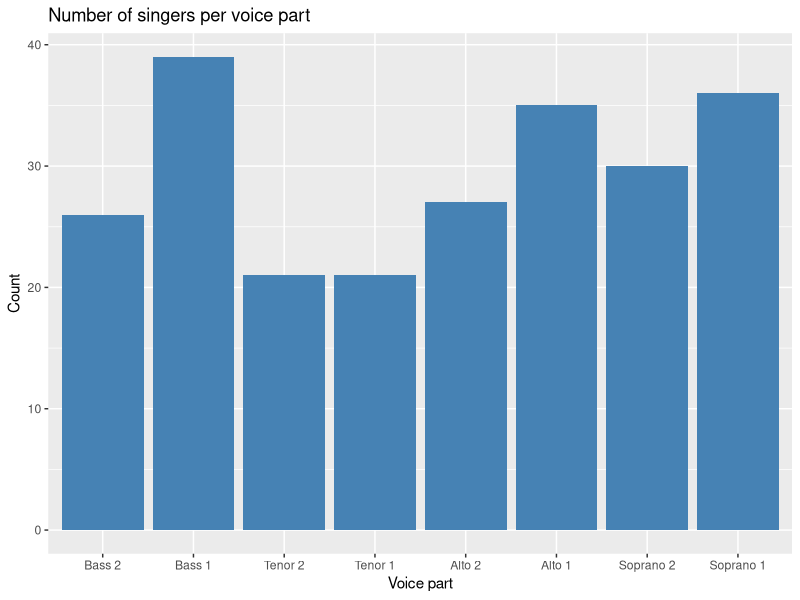
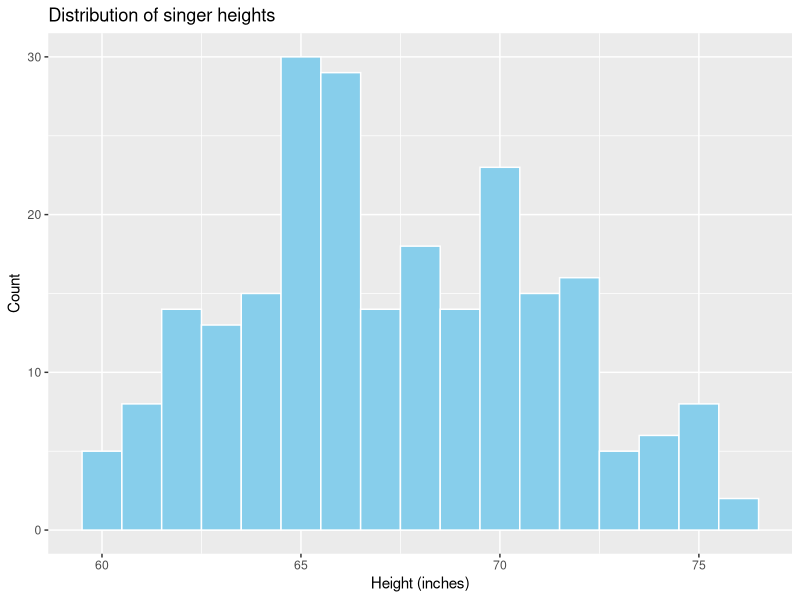
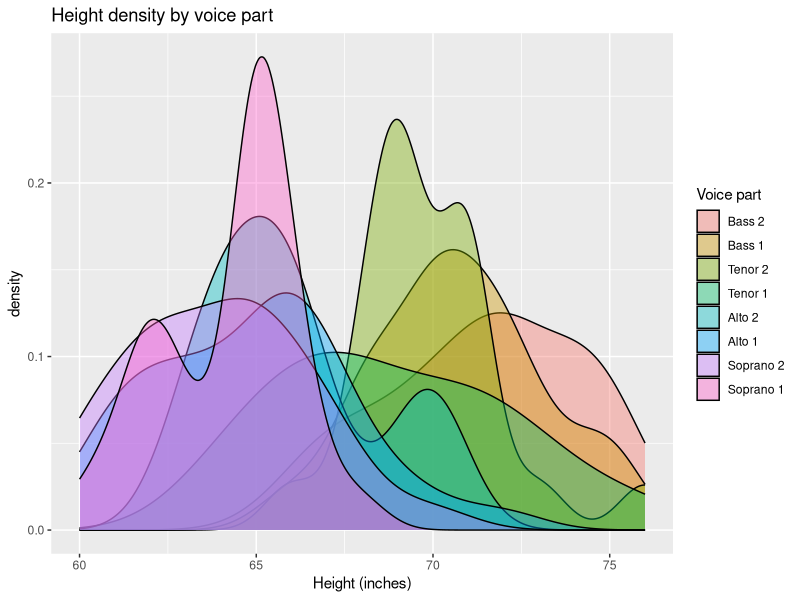
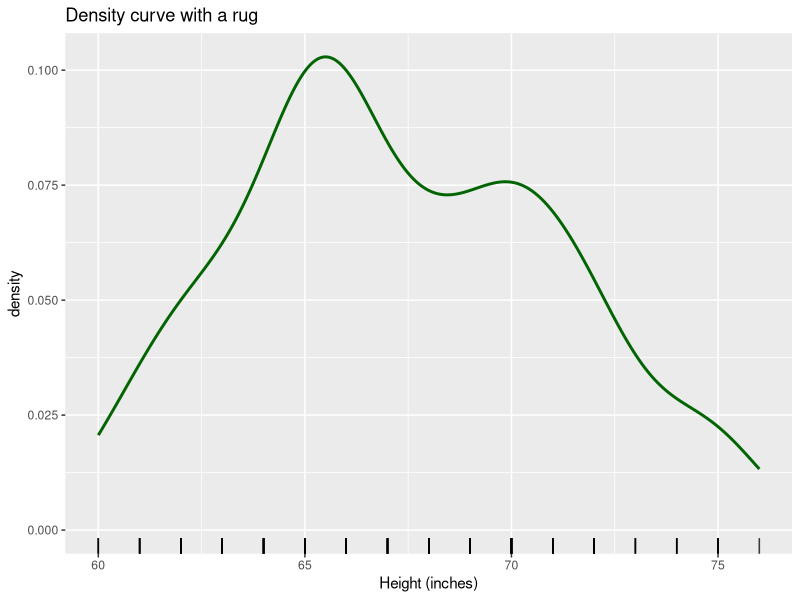
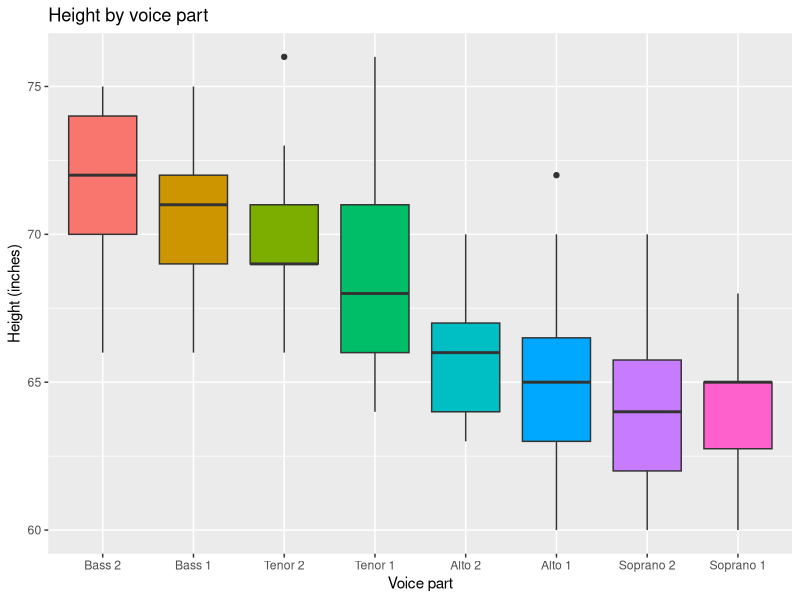
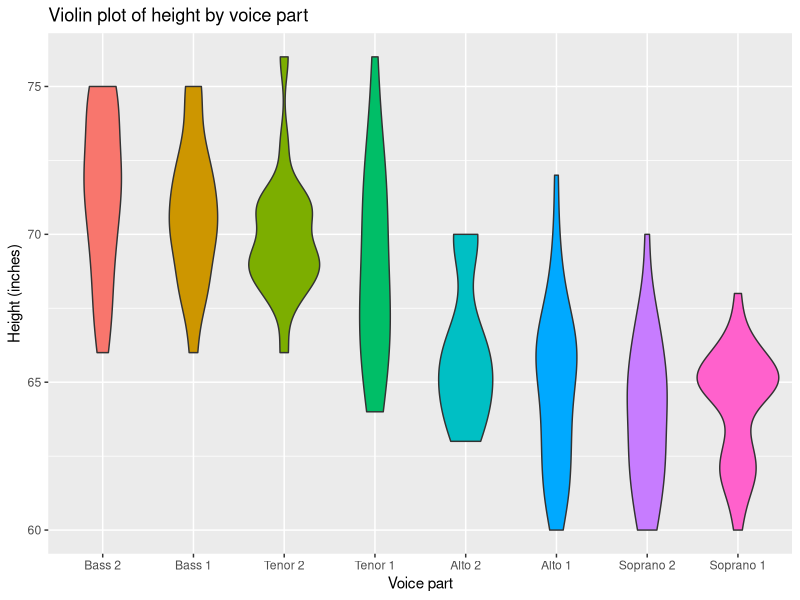
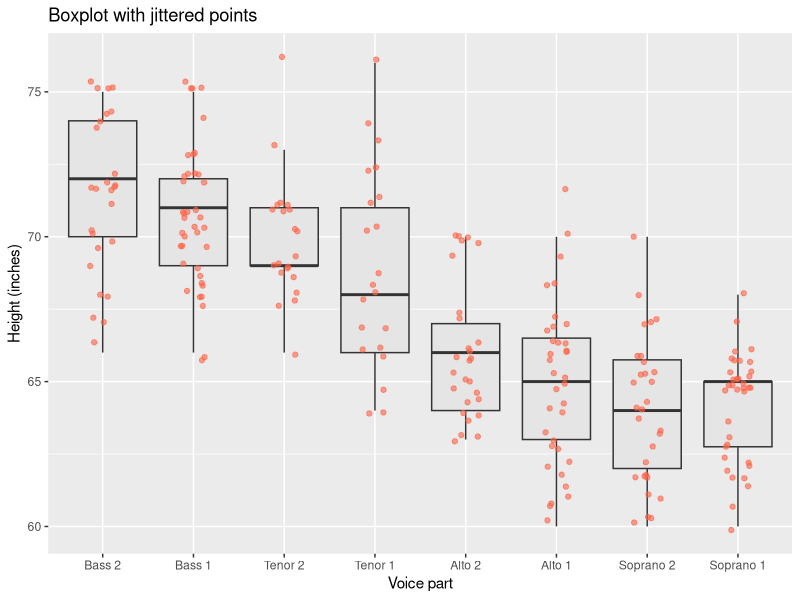
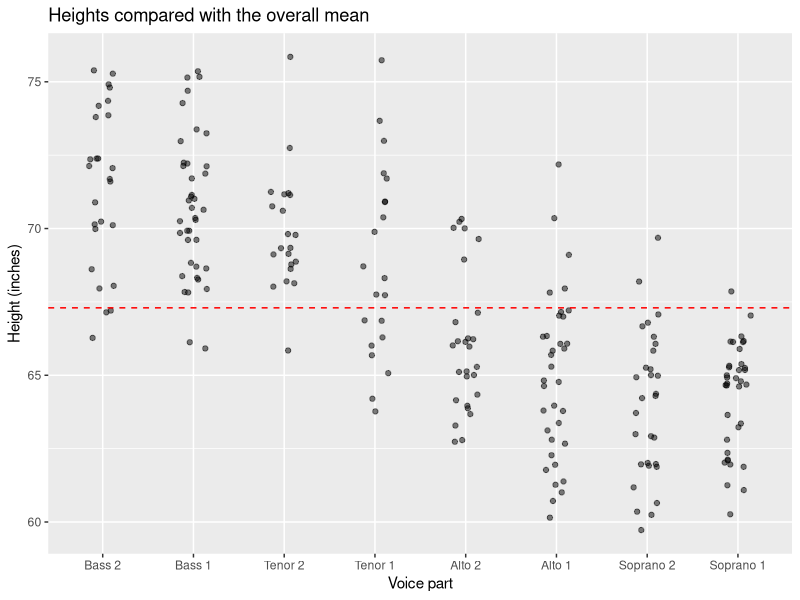

Source code (R) for these figures, in order:
## ---- chunk 1
knitr::opts_chunk$set(echo = TRUE, message = FALSE, warning = FALSE,
                      fig.width = 7, fig.height = 4.5)
## ---- chunk 2
library(ggplot2)
library(lattice)
data(singer, package = "lattice")

head(singer)
str(singer)
## ---- chunk 3
ggplot(singer, aes(x = voice.part)) +
  geom_bar(fill = "steelblue") +
  labs(title = "Number of singers per voice part", x = "Voice part", y = "Count")
## ---- chunk 4
ggplot(singer, aes(x = height)) +
  geom_histogram(binwidth = 1, fill = "skyblue", color = "white") +
  labs(title = "Distribution of singer heights", x = "Height (inches)", y = "Count")
## ---- chunk 5
ggplot(singer, aes(x = height, fill = voice.part)) +
  geom_density(alpha = 0.4) +
  labs(title = "Height density by voice part", x = "Height (inches)", fill = "Voice part")
## ---- chunk 6
ggplot(singer, aes(x = height)) +
  geom_density(color = "darkgreen", linewidth = 1) +
  geom_rug(alpha = 0.5) +
  labs(title = "Density curve with a rug", x = "Height (inches)")
## ---- chunk 7
ggplot(singer, aes(x = voice.part, y = height, fill = voice.part)) +
  geom_boxplot(show.legend = FALSE) +
  labs(title = "Height by voice part", x = "Voice part", y = "Height (inches)")
## ---- chunk 8
ggplot(singer, aes(x = voice.part, y = height, fill = voice.part)) +
  geom_violin(show.legend = FALSE) +
  labs(title = "Violin plot of height by voice part", x = "Voice part", y = "Height (inches)")
## ---- chunk 9
ggplot(singer, aes(x = voice.part, y = height)) +
  geom_boxplot(outlier.shape = NA, fill = "grey90") +
  geom_jitter(width = 0.15, alpha = 0.6, color = "tomato") +
  labs(title = "Boxplot with jittered points", x = "Voice part", y = "Height (inches)")
## ---- chunk 10
ggplot(singer, aes(x = voice.part, y = height)) +
  geom_jitter(width = 0.15, alpha = 0.5) +
  geom_hline(yintercept = mean(singer$height), linetype = "dashed", color = "red") +
  labs(title = "Heights compared with the overall mean", x = "Voice part", y = "Height (inches)")
## ---- chunk 11
ggplot(singer, aes(x = height)) +
  geom_histogram(binwidth = 1, fill = "grey80", color = "white") +
  geom_vline(xintercept = mean(singer$height), color = "blue", linewidth = 1) +
  labs(title = "Histogram with the mean marked", x = "Height (inches)", y = "Count")
## ---- chunk 12
avg <- aggregate(height ~ voice.part, data = singer, FUN = mean)
avg$height <- round(avg$height, 1)
avg

ggplot(avg, aes(x = voice.part, y = height, group = 1)) +
  geom_line(color = "purple", linewidth = 1) +
  labs(title = "Average height by voice part", x = "Voice part", y = "Mean height (inches)")
## ---- chunk 13
ggplot(avg, aes(x = voice.part, y = height, label = height)) +
  geom_point(size = 3, color = "darkorange") +
  geom_text(vjust = -1) +
  ylim(60, 73) +
  labs(title = "Average height with labels", x = "Voice part", y = "Mean height (inches)")
## ---- chunk 14
ggplot(mtcars, aes(x = wt, y = mpg)) +
  geom_point() +
  geom_smooth(method = "lm", se = TRUE) +
  labs(title = "Weight vs fuel efficiency", x = "Weight (1000 lbs)", y = "Miles per gallon")
